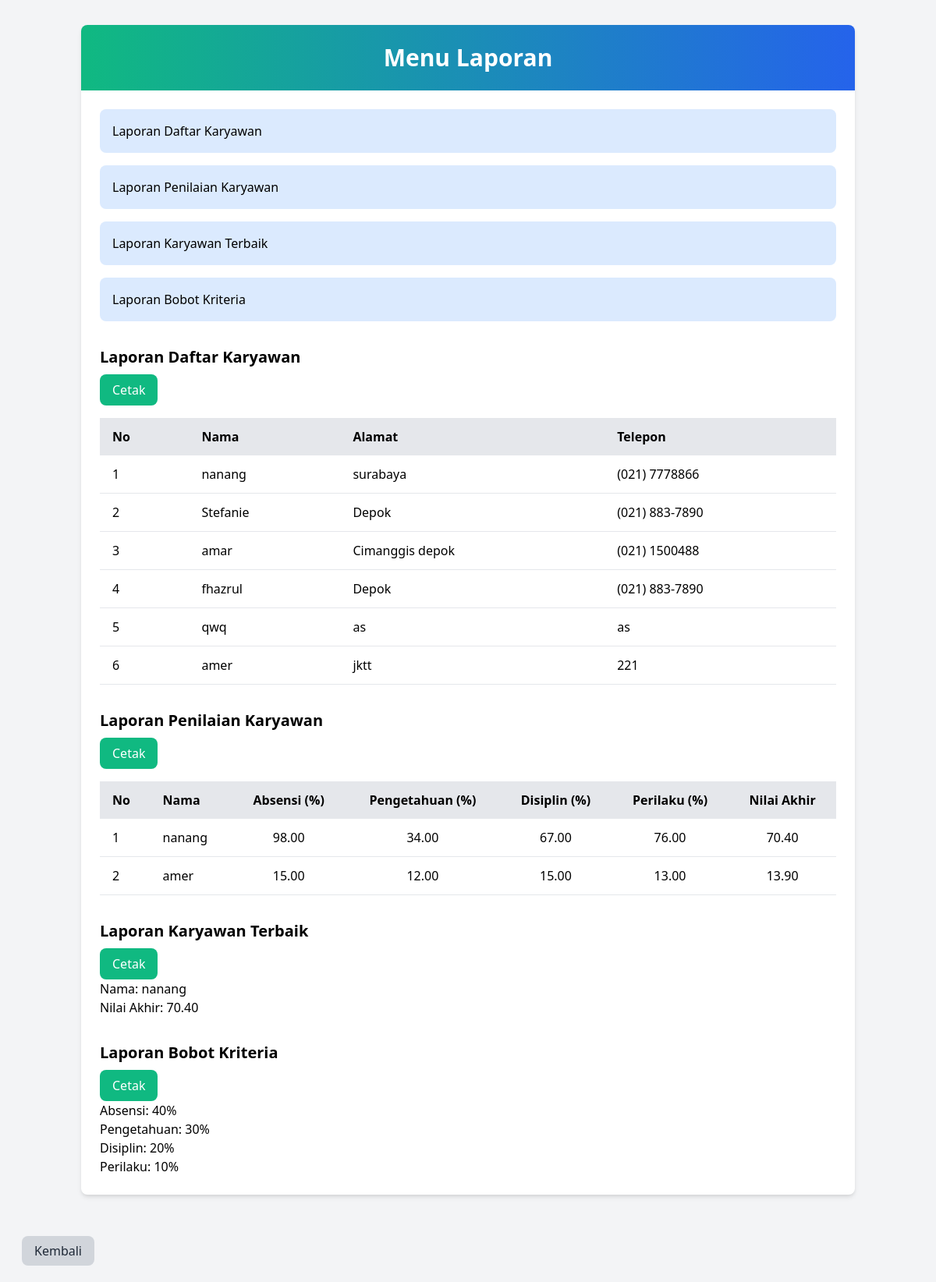
The app's page /laporan.php with its own data.
### tables this page shows
CREATE TABLE `karyawan` (
  `id` int(11) NOT NULL,
  `nama` varchar(100) NOT NULL,
  `alamat` text DEFAULT NULL,
  `telepon` varchar(15) DEFAULT NULL
);

CREATE TABLE `penilaian_karyawan` (
  `id` int(11) NOT NULL,
  `nama` varchar(100) NOT NULL,
  `absensi` decimal(5,2) NOT NULL,
  `pengetahuan` decimal(5,2) NOT NULL,
  `disiplin` decimal(5,2) NOT NULL,
  `perilaku` decimal(5,2) NOT NULL,
  `nilai_akhir` decimal(5,2) NOT NULL
);

### laporan.php (the view, shortened to what this page needs)
<?php
$servername = "localhost";
$username = "root";
$password = "";
$dbname = "pt_lawu";
$conn = new mysqli($servername, $username, $password, $dbname);
$result_karyawan = $conn->query("SELECT * FROM karyawan");
$result_penilaian = $conn->query("SELECT * FROM penilaian_karyawan");
$best_employee_result = $conn->query("SELECT * FROM penilaian_karyawan ORDER BY nilai_akhir DESC LIMIT 1");
$best_employee = $best_employee_result->fetch_assoc();
?>
<!DOCTYPE html>
<html lang="en">
<head>
    <link href="https://cdnjs.cloudflare.com/ajax/libs/tailwindcss/2.2.19/tailwind.min.css" rel="stylesheet">
</head>
<body class="bg-gray-100">
    <div class="container mx-auto px-4 py-8">
        <div class="bg-white shadow-md rounded-lg overflow-hidden">
            <div class="bg-gradient-to-r from-green-500 to-blue-600 p-6 text-center">
                <h1 class="text-3xl font-bold text-white">Menu Laporan</h1>
            </div>
            <div class="p-6">
                <ul class="space-y-4">
                    <li>
                        <a href="#daftar-karyawan" class="block p-4 bg-blue-100 rounded-lg hover:bg-blue-200">Laporan Daftar Karyawan</a>
                    </li>
                    <li>
                        <a href="#penilaian-karyawan" class="block p-4 bg-blue-100 rounded-lg hover:bg-blue-200">Laporan Penilaian Karyawan</a>
                    </li>
                    <li>
                        <a href="#karyawan-terbaik" class="block p-4 bg-blue-100 rounded-lg hover:bg-blue-200">Laporan Karyawan Terbaik</a>
                    </li>
                    <li>
                        <a href="#bobot-kriteria" class="block p-4 bg-blue-100 rounded-lg hover:bg-blue-200">Laporan Bobot Kriteria</a>
                    </li>
                </ul>
                <div id="daftar-karyawan" class="mt-8">
                    <h2 class="text-xl font-bold">Laporan Daftar Karyawan</h2>
                    <button onclick="printReport('daftar-karyawan')" class="mt-2 bg-green-500 text-white rounded-lg px-4 py-2">Cetak</button>
                    <table class="w-full mt-4">
                        <thead class="bg-gray-200">
                            <tr>
                                <th class="px-4 py-3 text-left">No</th>
                                <th class="px-4 py-3 text-left">Nama</th>
                                <th class="px-4 py-3 text-left">Alamat</th>
                                <th class="px-4 py-3 text-left">Telepon</th>
                            </tr>
                        </thead>
                        <tbody>
                            <?php
                            if ($result_karyawan->num_rows > 0) {
                                $no = 1;
                                while ($row = $result_karyawan->fetch_assoc()) {
                                    echo "<tr class='border-b'>
                                            <td class='px-4 py-3'>{$no}</td>
                                            <td class='px-4 py-3'>{$row['nama']}</td>
                                            <td class='px-4 py-3'>{$row['alamat']}</td>
                                            <td class='px-4 py-3'>{$row['telepon']}</td>
                                        </tr>";
                                    $no++;
                                }
                            } else {
                                echo "<tr><td colspan='4' class='text-center border-b'>Tidak ada data karyawan.</td></tr>";
                            }
                            ?>
                        </tbody>
                    </table>
                </div>
                <div id="penilaian-karyawan" class="mt-8">
                    <h2 class="text-xl font-bold">Laporan Penilaian Karyawan</h2>
                    <button onclick="printReport('penilaian-karyawan')" class="mt-2 bg-green-500 text-white rounded-lg px-4 py-2">Cetak</button>
                    <table class="w-full mt-4">
                        <thead class="bg-gray-200">
                            <tr>
                                <th class="px-4 py-3 text-left">No</th>
                                <th class="px-4 py-3 text-left">Nama</th>
                                <th class="px-4 py-3 text-center">Absensi (%)</th>
                                <th class="px-4 py-3 text-center">Pengetahuan (%)</th>
                                <th class="px-4 py-3 text-center">Disiplin (%)</th>
                                <th class="px-4 py-3 text-center">Perilaku (%)</th>
                                <th class="px-4 py-3 text-center">Nilai Akhir</th>
                            </tr>
                        </thead>
                        <tbody>
                            <?php
                            if ($result_penilaian->num_rows > 0) {
                                $no = 1;
                                while ($row = $result_penilaian->fetch_assoc()) {
                                    echo "<tr class='border-b'>
                                            <td class='px-4 py-3'>{$no}</td>
                                            <td class='px-4 py-3'>{$row['nama']}</td>
                                            <td class='px-4 py-3 text-center'>{$row['absensi']}</td>
                                            <td class='px-4 py-3 text-center'>{$row['pengetahuan']}</td>
                                            <td class='px-4 py-3 text-center'>{$row['disiplin']}</td>
                                            <td class='px-4 py-3 text-center'>{$row['perilaku']}</td>
                                            <td class='px-4 py-3 text-center'>{$row['nilai_akhir']}</td>
                                        </tr>";
                                    $no++;
                                }
                            } else {
                                echo "<tr><td colspan='7' class='text-center border-b'>Tidak ada data penilaian karyawan.</td></tr>";
                            }
                            ?>
                        </tbody>
                    </table>
                </div>
                <div id="karyawan-terbaik" class="mt-8">
                    <h2 class="text-xl font-bold">Laporan Karyawan Terbaik</h2>
                    <button onclick="printReport('karyawan-terbaik')" class="mt-2 bg-green-500 text-white rounded-lg px-4 py-2">Cetak</button>
                    <?php if ($best_employee): ?>
                        <p>Nama: <?php echo $best_employee['nama']; ?></p>
                        <p>Nilai Akhir: <?php echo number_format($best_employee['nilai_akhir'], 2); ?></p>
                    <?php else: ?>
                        <p>Tidak ada data karyawan terbaik.</p>
                    <?php endif; ?>
                </div>
                <div id="bobot-kriteria" class="mt-8">
                    <h2 class="text-xl font-bold">Laporan Bobot Kriteria</h2>
                    <button onclick="printReport('bobot-kriteria')" class="mt-2 bg-green-500 text-white rounded-lg px-4 py-2">Cetak</button>
                    <ul>
                        <li>Absensi: 40%</li>
                        <li>Pengetahuan: 30%</li>
                        <li>Disiplin: 20%</li>
                        <li>Perilaku: 10%</li>
                    </ul>
                </div>
            </div>
        </div>
    </div>
    <div class="p-7">
        <a href="index.php" class="bg-gray-300 text-gray-800 rounded-lg px-4 py-2 hover:bg-gray-400 transition duration-300">Kembali</a>
    </div>
</body>
</html>

### records on screen
karyawan: nama "nanang", alamat "surabaya", telepon "(021) 7778866"
karyawan: nama "Stefanie", alamat "Depok", telepon "(021) 883-7890"
karyawan: nama "amar", alamat "Cimanggis depok", telepon "(021) 1500488"
karyawan: nama "fhazrul", alamat "Depok", telepon "(021) 883-7890"
karyawan: nama "qwq", alamat "as", telepon "as"
karyawan: nama "amer", alamat "jktt", telepon "221"
penilaian_karyawan: nama "nanang", absensi "98.00", pengetahuan "34.00", disiplin "67.00", perilaku "76.00", nilai_akhir "70.40"
penilaian_karyawan: nama "amer", absensi "15.00", pengetahuan "12.00", disiplin "15.00", perilaku "13.00", nilai_akhir "13.90"
